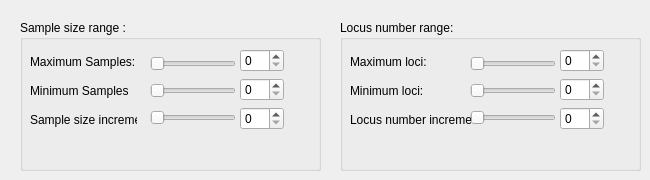
       <widget class="QWidget" name="tab">
        <attribute name="title">
         <string>Sampling Strategy</string>
        </attribute>
        <widget class="QGroupBox" name="groupBox_9">
         <property name="geometry">
          <rect>
           <x>20</x>
           <y>20</y>
           <width>301</width>
           <height>151</height>
          </rect>
         </property>
         <property name="title">
          <string>Sample size range :</string>
         </property>
         <widget class="QWidget" name="layoutWidget_10">
          <property name="geometry">
           <rect>
            <x>10</x>
            <y>30</y>
            <width>107</width>
            <height>81</height>
           </rect>
          </property>
          <layout class="QVBoxLayout" name="verticalLayout_10">
           <item>
            <widget class="QLabel" name="label_18">
             <property name="text">
              <string>Maximum Samples:</string>
             </property>
            </widget>
           </item>
           <item>
            <widget class="QLabel" name="label_19">
             <property name="text">
              <string>Minimum Samples</string>
             </property>
            </widget>
           </item>
           <item>
            <widget class="QLabel" name="label_20">
             <property name="text">
              <string>Sample size increment</string>
             </property>
            </widget>
           </item>
          </layout>
         </widget>
         <widget class="QWidget" name="layoutWidget_11">
          <property name="geometry">
           <rect>
            <x>130</x>
            <y>30</y>
            <width>86</width>
            <height>81</height>
           </rect>
          </property>
          <layout class="QVBoxLayout" name="verticalLayout_11">
           <item>
            <widget class="QSlider" name="horizontalSlider_12">
             <property name="orientation">
              <enum>Qt::Horizontal</enum>
             </property>
            </widget>
           </item>
           <item>
            <widget class="QSlider" name="horizontalSlider_13">
             <property name="orientation">
              <enum>Qt::Horizontal</enum>
             </property>
            </widget>
           </item>
           <item>
            <widget class="QSlider" name="horizontalSlider_14">
             <property name="orientation">
              <enum>Qt::Horizontal</enum>
             </property>
            </widget>
           </item>
          </layout>
         </widget>
         <widget class="QWidget" name="layoutWidget_12">
          <property name="geometry">
           <rect>
            <x>220</x>
            <y>29</y>
            <width>44</width>
            <height>81</height>
           </rect>
          </property>
          <layout class="QVBoxLayout" name="verticalLayout_12">
           <item>
            <widget class="QSpinBox" name="spinBox_8"/>
           </item>
           <item>
            <widget class="QSpinBox" name="spinBox_9"/>
           </item>
           <item>
            <widget class="QSpinBox" name="spinBox_10"/>
           </item>
          </layout>
         </widget>
        </widget>
        <widget class="QGroupBox" name="groupBox_10">
         <property name="geometry">
          <rect>
           <x>340</x>
           <y>20</y>
           <width>301</width>
           <height>151</height>
          </rect>
         </property>
         <property name="title">
          <string>Locus number range:</string>
         </property>
         <widget class="QWidget" name="layoutWidget_13">
          <property name="geometry">
           <rect>
            <x>10</x>
            <y>30</y>
            <width>122</width>
            <height>81</height>
           </rect>
          </property>
          <layout class="QVBoxLayout" name="verticalLayout_13">
           <item>
            <widget class="QLabel" name="label_21">
             <property name="text">
              <string>Maximum loci:</string>
             </property>
            </widget>
           </item>
           <item>
            <widget class="QLabel" name="label_22">
             <property name="text">
              <string>Minimum loci:</string>
             </property>
            </widget>
           </item>
           <item>
            <widget class="QLabel" name="label_23">
             <property name="text">
              <string>Locus number increment:</string>
             </property>
            </widget>
           </item>
          </layout>
         </widget>
         <widget class="QWidget" name="layoutWidget_14">
          <property name="geometry">
           <rect>
            <x>130</x>
            <y>30</y>
            <width>86</width>
            <height>81</height>
           </rect>
          </property>
          <layout class="QVBoxLayout" name="verticalLayout_14">
           <item>
            <widget class="QSlider" name="horizontalSlider_15">
             <property name="orientation">
              <enum>Qt::Horizontal</enum>
             </property>
            </widget>
           </item>
           <item>
            <widget class="QSlider" name="horizontalSlider_16">
             <property name="orientation">
              <enum>Qt::Horizontal</enum>
             </property>
            </widget>
           </item>
           <item>
            <widget class="QSlider" name="horizontalSlider_17">
             <property name="orientation">
              <enum>Qt::Horizontal</enum>
             </property>
            </widget>
           </item>
          </layout>
         </widget>
         <widget class="QWidget" name="layoutWidget_15">
          <property name="geometry">
           <rect>
            <x>220</x>
            <y>29</y>
            <width>44</width>
            <height>81</height>
           </rect>
          </property>
          <layout class="QVBoxLayout" name="verticalLayout_15">
           <item>
            <widget class="QSpinBox" name="spinBox_11"/>
           </item>
           <item>
            <widget class="QSpinBox" name="spinBox_12"/>
           </item>
           <item>
            <widget class="QSpinBox" name="spinBox_13"/>
           </item>
          </layout>
         </widget>
        </widget>
       </widget>
